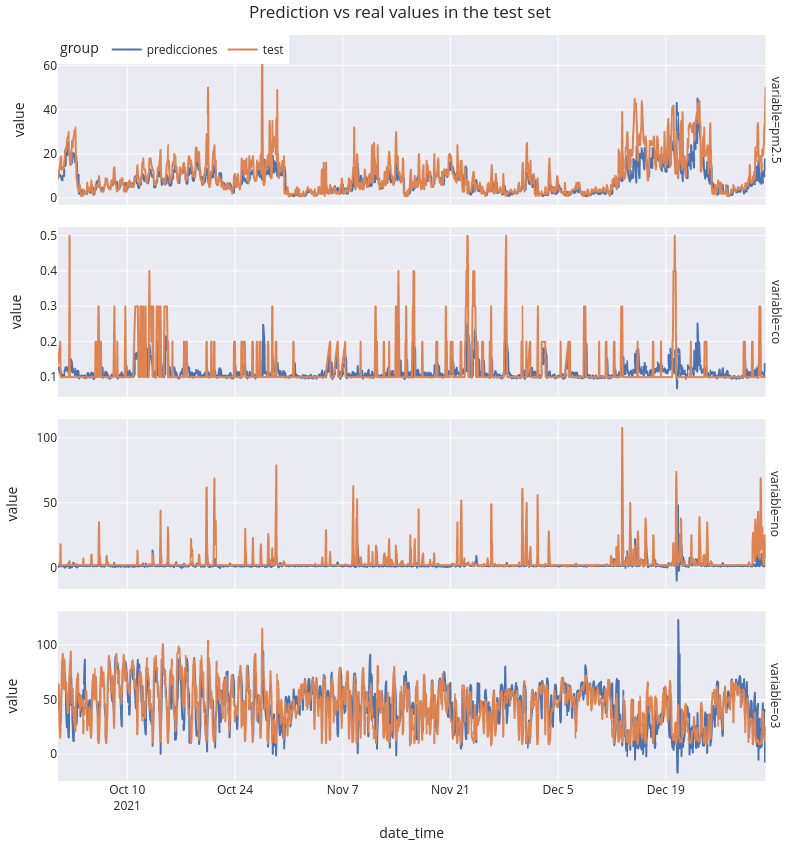

Notebook code cell kept with this figure:
### Code cell
# Plotting predictions vs real values in the test set
# =============================================================================
fig = px.line(
    data_frame = pd.concat([
                    predictions.melt(ignore_index=False).assign(group="predicciones"),
                    data_test[predictions.columns].melt(ignore_index=False).assign(group="test")
                ]).reset_index().rename(columns={"index": "date_time"}),
    x="date_time",
    y="value",
    facet_row="variable",
    color="group",
    title="Predictions vs real values in the test set",
)

fig.update_layout(
    title="Prediction vs real values in the test set",
    width=800,
    height=850,
    margin=dict(l=20, r=20, t=35, b=20),
    legend=dict(
        orientation="h",
        yanchor="top",
        y=1,
        xanchor="left",
        x=0
    )
)

fig.update_yaxes(matches=None)

### Figure 1 — Plotly figure (JSON) as saved in the notebook; plotly's stock layout.template omitted (floating-point values rounded to 4 significant figures; data arrays with more than 128 entries replaced by an {"elided": "..."} marker saying what was removed)
{"data": [{"hovertemplate": "group=predicciones<br>variable=pm2.5<br>date_time=%{x}<br>value=%{y}<extra></extra>", "legendgroup": "predicciones", "line": {"color": "rgb(76,114,176)", "dash": "solid"}, "marker": {"symbol": "circle"}, "mode": "lines", "name": "predicciones", "showlegend": true, "type": "scattergl", "x": {"elided": "2208 str values"}, "xaxis": "x4", "y": {"elided": "2208 float values"}, "yaxis": "y4"}, {"hovertemplate": "group=predicciones<br>variable=co<br>date_time=%{x}<br>value=%{y}<extra></extra>", "legendgroup": "predicciones", "line": {"color": "rgb(76,114,176)", "dash": "solid"}, "marker": {"symbol": "circle"}, "mode": "lines", "name": "predicciones", "showlegend": false, "type": "scattergl", "x": {"elided": "2208 str values"}, "xaxis": "x3", "y": {"elided": "2208 float values"}, "yaxis": "y3"}, {"hovertemplate": "group=predicciones<br>variable=no<br>date_time=%{x}<br>value=%{y}<extra></extra>", "legendgroup": "predicciones", "line": {"color": "rgb(76,114,176)", "dash": "solid"}, "marker": {"symbol": "circle"}, "mode": "lines", "name": "predicciones", "showlegend": false, "type": "scattergl", "x": {"elided": "2208 str values"}, "xaxis": "x2", "y": {"elided": "2208 float values"}, "yaxis": "y2"}, {"hovertemplate": "group=predicciones<br>variable=o3<br>date_time=%{x}<br>value=%{y}<extra></extra>", "legendgroup": "predicciones", "line": {"color": "rgb(76,114,176)", "dash": "solid"}, "marker": {"symbol": "circle"}, "mode": "lines", "name": "predicciones", "showlegend": false, "type": "scattergl", "x": {"elided": "2208 str values"}, "xaxis": "x", "y": {"elided": "2208 float values"}, "yaxis": "y"}, {"hovertemplate": "group=test<br>variable=pm2.5<br>date_time=%{x}<br>value=%{y}<extra></extra>", "legendgroup": "test", "line": {"color": "rgb(221,132,82)", "dash": "solid"}, "marker": {"symbol": "circle"}, "mode": "lines", "name": "test", "showlegend": true, "type": "scattergl", "x": {"elided": "2208 str values"}, "xaxis": "x4", "y": {"elided": "2208 float values"}, "yaxis": "y4"}, {"hovertemplate": "group=test<br>variable=co<br>date_time=%{x}<br>value=%{y}<extra></extra>", "legendgroup": "test", "line": {"color": "rgb(221,132,82)", "dash": "solid"}, "marker": {"symbol": "circle"}, "mode": "lines", "name": "test", "showlegend": false, "type": "scattergl", "x": {"elided": "2208 str values"}, "xaxis": "x3", "y": {"elided": "2208 float values"}, "yaxis": "y3"}, {"hovertemplate": "group=test<br>variable=no<br>date_time=%{x}<br>value=%{y}<extra></extra>", "legendgroup": "test", "line": {"color": "rgb(221,132,82)", "dash": "solid"}, "marker": {"symbol": "circle"}, "mode": "lines", "name": "test", "showlegend": false, "type": "scattergl", "x": {"elided": "2208 str values"}, "xaxis": "x2", "y": {"elided": "2208 float values"}, "yaxis": "y2"}, {"hovertemplate": "group=test<br>variable=o3<br>date_time=%{x}<br>value=%{y}<extra></extra>", "legendgroup": "test", "line": {"color": "rgb(221,132,82)", "dash": "solid"}, "marker": {"symbol": "circle"}, "mode": "lines", "name": "test", "showlegend": false, "type": "scattergl", "x": {"elided": "2208 str values"}, "xaxis": "x", "y": {"elided": "2208 float values"}, "yaxis": "y"}], "layout": {"annotations": [{"font": {}, "showarrow": false, "text": "variable=o3", "textangle": 90, "x": 0.98, "xanchor": "left", "xref": "paper", "y": 0.1138, "yanchor": "middle", "yref": "paper"}, {"font": {}, "showarrow": false, "text": "variable=no", "textangle": 90, "x": 0.98, "xanchor": "left", "xref": "paper", "y": 0.3712, "yanchor": "middle", "yref": "paper"}, {"font": {}, "showarrow": false, "text": "variable=co", "textangle": 90, "x": 0.98, "xanchor": "left", "xref": "paper", "y": 0.6288, "yanchor": "middle", "yref": "paper"}, {"font": {}, "showarrow": false, "text": "variable=pm2.5", "textangle": 90, "x": 0.98, "xanchor": "left", "xref": "paper", "y": 0.8862, "yanchor": "middle", "yref": "paper"}], "height": 850, "legend": {"orientation": "h", "title": {"text": "group"}, "tracegroupgap": 0, "x": 0, "xanchor": "left", "y": 1, "yanchor": "top"}, "margin": {"b": 20, "l": 20, "r": 20, "t": 35}, "title": {"text": "Prediction vs real values in the test set"}, "width": 800, "xaxis": {"anchor": "y", "domain": [0, 0.98], "title": {"text": "date_time"}}, "xaxis2": {"anchor": "y2", "domain": [0, 0.98], "matches": "x", "showticklabels": false}, "xaxis3": {"anchor": "y3", "domain": [0, 0.98], "matches": "x", "showticklabels": false}, "xaxis4": {"anchor": "y4", "domain": [0, 0.98], "matches": "x", "showticklabels": false}, "yaxis": {"anchor": "x", "domain": [0, 0.2275], "title": {"text": "value"}}, "yaxis2": {"anchor": "x2", "domain": [0.2575, 0.485], "title": {"text": "value"}}, "yaxis3": {"anchor": "x3", "domain": [0.515, 0.7425], "title": {"text": "value"}}, "yaxis4": {"anchor": "x4", "domain": [0.7725, 1], "title": {"text": "value"}}}}
